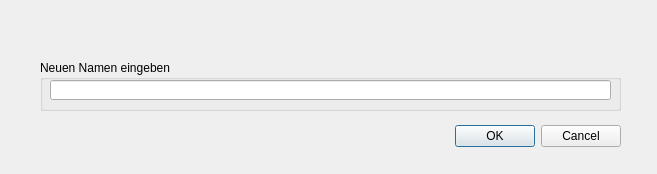
<?xml version="1.0" encoding="UTF-8"?>
<ui version="4.0">
 <class>Dialog</class>
 <widget class="QDialog" name="Dialog">
  <property name="geometry">
   <rect>
    <x>0</x>
    <y>0</y>
    <width>657</width>
    <height>174</height>
   </rect>
  </property>
  <property name="windowTitle">
   <string>Umbenennen eines Videos aus dem Archiv</string>
  </property>
  <property name="windowIcon">
   <iconset>
    <normaloff>VidArchiver.ico</normaloff>VidArchiver.ico</iconset>
  </property>
  <widget class="QDialogButtonBox" name="buttonBox">
   <property name="geometry">
    <rect>
     <x>50</x>
     <y>120</y>
     <width>571</width>
     <height>32</height>
    </rect>
   </property>
   <property name="orientation">
    <enum>Qt::Horizontal</enum>
   </property>
   <property name="standardButtons">
    <set>QDialogButtonBox::Cancel|QDialogButtonBox::Ok</set>
   </property>
  </widget>
  <widget class="QGroupBox" name="groupBox">
   <property name="geometry">
    <rect>
     <x>40</x>
     <y>60</y>
     <width>581</width>
     <height>51</height>
    </rect>
   </property>
   <property name="title">
    <string>Neuen Namen eingeben</string>
   </property>
   <widget class="QLineEdit" name="le_rename">
    <property name="geometry">
     <rect>
      <x>10</x>
      <y>20</y>
      <width>561</width>
      <height>20</height>
     </rect>
    </property>
   </widget>
  </widget>
 </widget>
 <resources/>
 <connections>
  <connection>
   <sender>buttonBox</sender>
   <signal>accepted()</signal>
   <receiver>Dialog</receiver>
   <slot>accept()</slot>
   <hints>
    <hint type="sourcelabel">
     <x>248</x>
     <y>254</y>
    </hint>
    <hint type="destinationlabel">
     <x>157</x>
     <y>274</y>
    </hint>
   </hints>
  </connection>
  <connection>
   <sender>buttonBox</sender>
   <signal>rejected()</signal>
   <receiver>Dialog</receiver>
   <slot>reject()</slot>
   <hints>
    <hint type="sourcelabel">
     <x>316</x>
     <y>260</y>
    </hint>
    <hint type="destinationlabel">
     <x>286</x>
     <y>274</y>
    </hint>
   </hints>
  </connection>
 </connections>
</ui>
